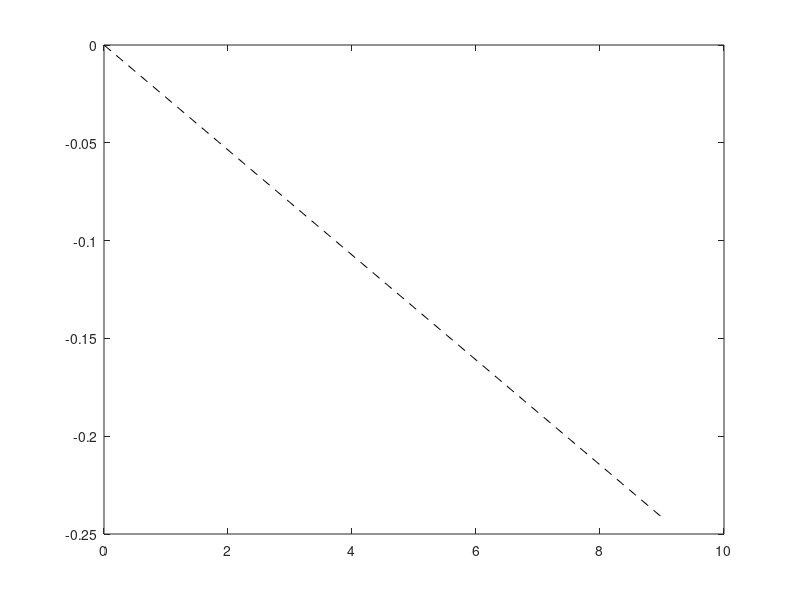

MATLAB code to generate this figure: (Note: this script raises an error after producing the figure.)
clear
close 

%input globali
RR = 1.5;
Ls = 9;
LHS = 0.20;
IBSR= .14;
tp=.015;
sw=.01;
PSR=IBSR+4*tp+4*sw;

SSR = 0.15;
CCL = IBSR+SSR;
 
% da altre simul
dLOE0S=0.4089;
SSR=.15;
phiSS=19.3239;

%nuovi input, da cambiare se viene suggerito un cambio di design
LHPR=PSR+0.12;
CT = 0.5;
CA =0;%e' di design o e' un risultato? dipende da come voglio
IBEs=1;% test
IBEc=IBEs+0.9*dLOE0S; %design


% geometria gambe secondarie
Lss = Ls - CA - CT;
Lsp = Ls - CT;
RRp = 1*SSR+RR; %Radius Rocket prime (')
DO = sqrt(RRp.^2+CCL.^2);
alpha_DT = acosd(RRp./DO);
alpha_CL = atand(CCL./RRp);
alpha_p = alpha_CL+alpha_DT;

BP = RR/2^0.5 - CCL;
xP = RRp-BP.*tand(alpha_p);
phiSC = acosd((RRp-xP)/(Lsp-LHS));
LHSR = xP - RR/2^.5 - LHS*cosd(phiSC);
theta_s=atand((RR/2^.5-CCL)/(Lsp-LHS));

%  theta % rastremation angle of secondary leg, seen in "its" plane.
dh=RR*(1-1/2^.5)-LHSR+LHPR;
dv=Lsp*0.5;

clear BP RRp xP DO alpha_DT alpha_CL alpha_p

% alphaPRmin=atand((PSR-IBSR)/IBEc) %[deg]
htA=SSR-CA*tand(90-phiSC);
%da simulazioni precedenti
%%

Gp_vect=[dh;dv;0];

hGsp_arr=linspace(-0.3*SSR,0.95*(htA-IBSR),10);
Ls_vect=rotz(deg2rad(phiSC))'*[Ls;0;0];
LssC_vect=rotz(deg2rad(phiSC))'*[ones(1,10)*Lss;hGsp_arr;zeros(1,10)];
alphaPR_arr=atand((Gp_vect(1)-LssC_vect(1,:))./(LssC_vect(2,:)-Gp_vect(2)));
A2spigoloPSR_vect=[-PSR;-IBEc;0];

plot(dh,dv,'o')
plot([0 Ls_vect(1)],[0 Ls_vect(2)],'--k')
xline(dh-LHPR);
hold on
axis equal
for i=1:10
A2spigoloPSR_points(:,i)=LssC_vect(:,i)+rotz(deg2rad(alphaPR_arr(i)))'*A2spigoloPSR_vect;
if A2spigoloPSR_points(1,i)>(dh-LHPR)
    disp('sku sku')
else
    disp('fuck')
    i=i-1;
    break
end
plot([LssC_vect(1,i) A2spigoloPSR_points(1,i)],[LssC_vect(2,i) A2spigoloPSR_points(2,i)]);
plot([LssC_vect(1,i) dh],[LssC_vect(2,i) dv],'--k');
end
if i==0
    disp('change design you piece of shit')
    close
    return
end
hGsp=hGsp_arr(i);
alphaPR=alphaPR_arr(i);
betaC=90-phiSC+alphaPR;

%%
Gps_vect=[Lss;hGsp;0]; % when the secondary leg is aligned with the horizontal plane
GpsC_vect=rotz(deg2rad(phiSC))'*Gps_vect;

Lpc_vect=Gp_vect-GpsC_vect;
Lpc=norm(Lpc_vect);

GpsS_vect=rotz(deg2rad(-phiSS))'*Gps_vect;
Lps_vect=GpsS_vect-Gp_vect;
Lps=norm(Lps_vect);



LssS_vect=rotz(deg2rad(-phiSS))'*[Lss;0;0];

phiPS=acosd(Lps_vect'*[1;0;0]/Lps);
betaS=acosd((LssS_vect'*Lps_vect)/(Lss*Lps));

%% 
gammaLEmax=90-betaS-betaC;
LHPS=ceil(110*IBSR/tand(gammaLEmax))/100;
% gammaTE+alphaPR<90-phiPS
% gammaTE=atand(PSR/LHP)
gammaTEmax=90-phiPS-alphaPR;
LHP=ceil(110*PSR/tand(gammaTEmax))/100;

lpm=Lpc-IBEc-LHP
%y=t+w/2+2sltot+kw/2
y=(3*lpm-(Lps-Lpc))/3;
lmw=.051;
kw=.025;
lid_ax_length=kw/2;
sl=.05;
sltot=2*sl+lid_ax_length;
offsettin=y-lmw/2-2*sltot-kw/2

lt1=lpm-offsettin
lt2=lt1-sltot-kw/2-lmw/2
lbe=lt2-sltot-kw/2-lmw/2
